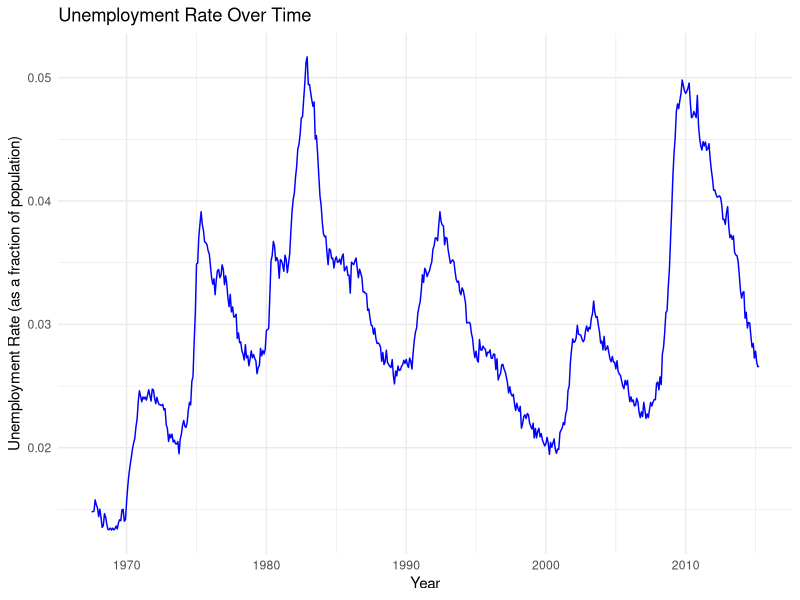

Generate this figure with R:
## ---- chunk 1
library(ggplot2)
library(dplyr)
## ---- chunk 2
head(economics)
## ---- chunk 3
# Display a summary of the 'economics' dataset.
# The summary includes statistics like minimum, maximum, median, mean, and quartiles for each variable.
summary(economics)
## ---- chunk 4
# Compute correlation matrix
corr_mat = cor(economics[c("pce", "pop", "psavert", "uempmed", "unemploy")])

# Print correlation matrix
print(corr_mat)
## ---- chunk 5
ggplot(economics, aes(x = date, y = unemploy / pop)) +
  geom_line(color = "blue") +
  labs(x = "Year", y = "Unemployment Rate (as a fraction of population)",
       title = "Unemployment Rate Over Time") +
  theme_minimal()
